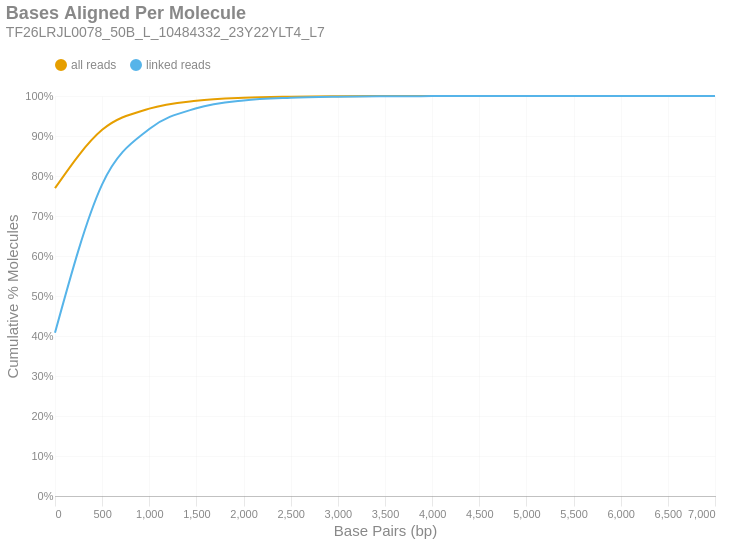

The cell this chart's notebook holds for it:
### Markdown cell above
### Bases Aligned Per Molecule
This is a cumulative frequency distribution showing the number of base pairs aligned per unique molecule. These data are shown in 500 bp bins. There are two distributions: one with `all reads` (yellow) and another with only `linked reads` (blue). The percent of molecules in the `linked reads` distribution is relative to the total number of linked molecules.

### Code cell
if SKIPLR:
    print_html(f"Skipped")
else:
    binned_df = consolidated_hist(valids['aligned_bp'], mask, 500, True)
    with SafeRender(binned_df):
        (
            density_plot(binned_df, 'Bases Aligned Per Molecule', samplename, 'basesper')
            .encode(
                x=alt.X('bin:Q', title="Base Pairs (bp)").axis(tickMinStep=500).scale(padding=0),
                y=alt.Y('value:Q', title='Cumulative % Molecules')
                    .axis(format='%')
                    .scale(domain = [0,1])
                    .stack(False),
                color=alt.Color("key:N").scale(domain = ["all reads", "linked reads"]),
                tooltip = [
                    alt.Tooltip("key:N", title = "Data Type"),
                    alt.Tooltip("range_label:N", title="Bases Aligned Per Molecule"),
                    alt.Tooltip("value:Q", format = ".2%", title="% Molecules (Cum.)")
                ]
            )
        ).display()

### Figure 1 — Vega-Lite specification as saved in the notebook (floating-point values rounded to 4 significant figures)
{"width": "container", "height": 400, "config": {"title": {"anchor": "start", "dy": -15, "fontSize": 18, "color": "#888888", "subtitleColor": "#888888", "subtitleFontSize": 14}, "arc": {"fill": "#0072B2"}, "axis": {"domainColor": "#888888", "domainWidth": 0.5, "gridWidth": 0.2, "grid": false, "titleFontWeight": 400, "titleFontSize": 15, "labelFontSize": 11, "labelColor": "#888888", "tickColor": "#888888", "tickWidth": 0.2, "titleColor": "#888888"}, "axisBand": {"grid": false}, "axisX": {"grid": true, "tickSize": 10, "domainCap": "round"}, "axisY": {"domain": false, "grid": true, "tickSize": 0, "domainCap": "round"}, "background": "transparent", "header": {"labelFontSize": 15, "labelColor": "#888888", "titleFontSize": 15, "titleFontWeight": 600, "titleColor": "#888888"}, "legend": {"labelFont": "sans-serif", "labelFontSize": 12, "labelColor": "#888888", "symbolSize": 100, "symbolType": "circle", "titleFontSize": 12, "titlePadding": 10, "titleColor": "#888888", "title": null, "orient": "top"}, "range": {"category": ["#E69F00", "#56B4E9", "#009E73", "#F0E442", "#0072B2", "#D55E00", "#CC79A7", "#000000"], "diverging": ["#cfe8f3", "#a2d4ec", "#73bfe2", "#46abdb", "#1696d2", "#12719e"]}, "area": {"fill": "#0072B2", "fillOpacity": 0.7, "line": true, "strokeOpacity": 0.7}, "line": {"color": "#0072B2", "stroke": "#0072B2", "strokeWidth": 2}, "trail": {"color": "#0072B2", "stroke": "#0072B2", "strokeWidth": 0, "size": 1}, "point": {"filled": true, "fillOpacity": 1.0, "size": 95}, "text": {"color": "#888888", "fontSize": 11, "align": "right", "fontWeight": 400, "size": 11}, "bar": {"fill": "#0072B2", "stroke": null}, "view": {"stroke": null, "continuousWidth": 660, "continuousHeight": 400}}, "data": {"name": "data-449d3733464e3ca1532dfaedee0f5369"}, "mark": {"type": "line", "interpolate": "monotone", "point": {"opacity": 0, "size": 275}}, "encoding": {"color": {"field": "key", "scale": {"domain": ["all reads", "linked reads"]}, "type": "nominal"}, "tooltip": [{"field": "key", "title": "Data Type", "type": "nominal"}, {"field": "range_label", "title": "Bases Aligned Per Molecule", "type": "nominal"}, {"field": "value", "format": ".2%", "title": "% Molecules (Cum.)", "type": "quantitative"}], "x": {"axis": {"tickMinStep": 500}, "field": "bin", "scale": {"padding": 0}, "title": "Base Pairs (bp)", "type": "quantitative"}, "y": {"axis": {"format": "%"}, "field": "value", "scale": {"domain": [0, 1]}, "stack": false, "title": "Cumulative % Molecules", "type": "quantitative"}}, "params": [{"name": "param_c36ac31b6afebe62", "select": {"type": "point", "fields": ["key"]}, "bind": "legend"}], "title": {"text": "Bases Aligned Per Molecule", "subtitle": "TF26LRJL0078_50B_L_10484332_23Y22YLT4_L7"}, "transform": [{"fold": ["all reads (cumsum)", "linked reads (cumsum)"]}, {"calculate": "replace(datum.key, ' (cumsum)', '')", "as": "key"}, {"filter": {"param": "param_c36ac31b6afebe62"}}], "usermeta": {"embedOptions": {"downloadFileName": "TF26LRJL0078_50B_L_10484332_23Y22YLT4_L7.basesper"}}, "$schema": "https://vega.github.io/schema/vega-lite/v6.4.1.json", "datasets": {"data-449d3733464e3ca1532dfaedee0f5369": [{"bin": "0.0", "interval": "0.0-500.0", "all reads": 0.7696, "linked reads": 0.4081, "all reads (cumsum)": 0.7696, "linked reads (cumsum)": 0.4081, "range_label": "0-499"}, {"bin": "500.0", "interval": "500.0-1000.0", "all reads": 0.1458, "linked reads": 0.371, "all reads (cumsum)": 0.9154, "linked reads (cumsum)": 0.7791, "range_label": "500-999"}, {"bin": "1000.0", "interval": "1000.0-1500.0", "all reads": 0.05307, "linked reads": 0.1383, "all reads (cumsum)": 0.9685, "linked reads (cumsum)": 0.9174, "range_label": "1000-1499"}, {"bin": "1500.0", "interval": "1500.0-2000.0", "all reads": 0.01983, "linked reads": 0.0519, "all reads (cumsum)": 0.9883, "linked reads (cumsum)": 0.9693, "range_label": "1500-1999"}, {"bin": "2000.0", "interval": "2000.0-2500.0", "all reads": 0.007442, "linked reads": 0.0195, "all reads (cumsum)": 0.9957, "linked reads (cumsum)": 0.9888, "range_label": "2000-2499"}, {"bin": "2500.0", "interval": "2500.0-3000.0", "all reads": 0.002597, "linked reads": 0.006805, "all reads (cumsum)": 0.9983, "linked reads (cumsum)": 0.9956, "range_label": "2500-2999"}, {"bin": "3000.0", "interval": "3000.0-3500.0", "all reads": 0.001022, "linked reads": 0.002677, "all reads (cumsum)": 0.9993, "linked reads (cumsum)": 0.9983, "range_label": "3000-3499"}, {"bin": "3500.0", "interval": "3500.0-4000.0", "all reads": 0.0004027, "linked reads": 0.001055, "all reads (cumsum)": 0.9998, "linked reads (cumsum)": 0.9993, "range_label": "3500-3999"}, {"bin": "4000.0", "interval": "4000.0-4500.0", "all reads": 0.0001503, "linked reads": 0.0003937, "all reads (cumsum)": 0.9999, "linked reads (cumsum)": 0.9997, "range_label": "4000-4499"}, {"bin": "4500.0", "interval": "4500.0-5000.0", "all reads": 6.162e-05, "linked reads": 0.0001615, "all reads (cumsum)": 1.0, "linked reads (cumsum)": 0.9999, "range_label": "4500-4999"}, {"bin": "5000.0", "interval": "5000.0-5500.0", "all reads": 2.54e-05, "linked reads": 6.657e-05, "all reads (cumsum)": 1.0, "linked reads (cumsum)": 1.0, "range_label": "5000-5499"}, {"bin": "5500.0", "interval": "5500.0-6000.0", "all reads": 5.405e-06, "linked reads": 1.416e-05, "all reads (cumsum)": 1.0, "linked reads (cumsum)": 1.0, "range_label": "5500-5999"}, {"bin": "6000.0", "interval": "6000.0-6500.0", "all reads": 2.162e-06, "linked reads": 5.665e-06, "all reads (cumsum)": 1.0, "linked reads (cumsum)": 1.0, "range_label": "6000-6499"}, {"bin": "6500.0", "interval": "6500.0-7000.0", "all reads": 1.622e-06, "linked reads": 4.249e-06, "all reads (cumsum)": 1.0, "linked reads (cumsum)": 1.0, "range_label": "6500-6999"}, {"bin": "7000.0", "interval": "7000.0-7500.0", "all reads": 1.622e-06, "linked reads": 4.249e-06, "all reads (cumsum)": 1.0, "linked reads (cumsum)": 1.0, "range_label": "7000-7499"}]}}
